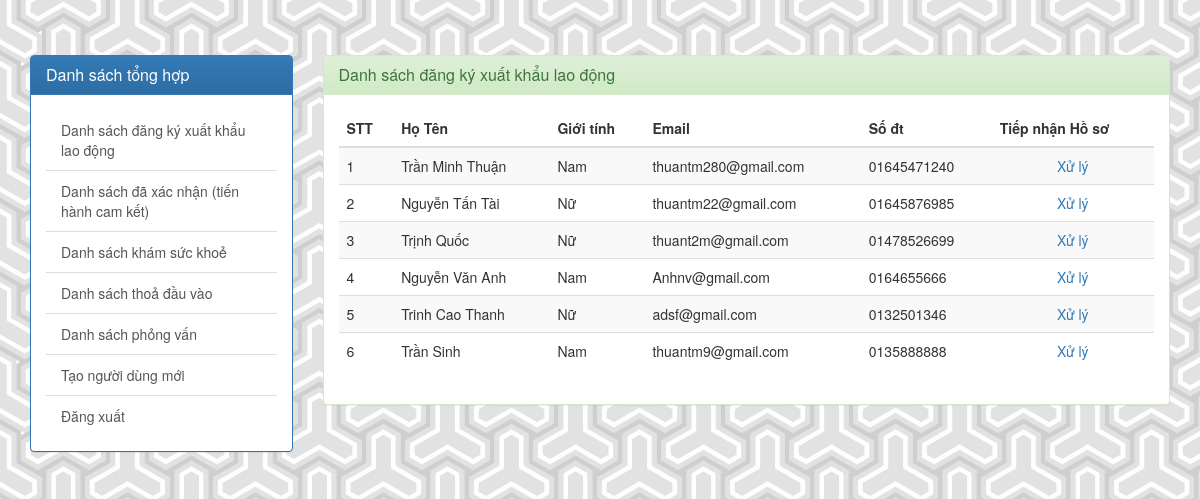
Page /list.php (signed in) on the committed database.
### tables this page shows
CREATE TABLE IF NOT EXISTS `dangky_tns` (
  `id_dk` int(11) NOT NULL AUTO_INCREMENT,
  `dk_hoten` varchar(255) NOT NULL,
  `dk_ngaysinh` int(11) DEFAULT NULL,
  `dk_gioitinh` int(11) NOT NULL DEFAULT '0',
  `dk_cmnd` varchar(255) NOT NULL,
  `dk_email` varchar(255) NOT NULL,
  `dk_sdt` varchar(255) NOT NULL,
  `dk_id_quocgia` int(11) NOT NULL,
  PRIMARY KEY (`id_dk`),
  KEY `fk_dangky_tns_quocgia` (`dk_id_quocgia`)
);

### violetq_debug/class.violetq.php (called while the page is built, shortened)
<?php
	function base_path($path = ''){
		$array = explode('/', $_SERVER['REQUEST_URI']);
		return '/' . $array['1'] . '/' . $path;
	}
?>

### db_connect.php (called while the page is built, shortened)
<?php
	include 'violetq_debug/class.violetq.php';
	function connect_db_mysql() {
		$mysqli = new mysqli("localhost", "root", "", "hqt-csdl");
		mysqli_set_charset($mysqli, "utf8");
		return $mysqli;
	}
	function db_query_load_data($query = '') {
		if(!empty($query)) {
			$con = connect_db_mysql();
			$result = mysqli_query($con, $query);
			if($result) {
				$rows = mysqli_fetch_all($result);
				return $rows;
			}
		}
		return '';
	}
?>

### list.php (the view, shortened to what this page needs)
<!DOCTYPE html>
<?php
	include_once 'db_connect.php';
?>
<?php if(isset($_SESSION['user_info'][1]) && filter_var($_SESSION['user_info'][1], FILTER_VALIDATE_EMAIL)) : ?>
<?php $data_tsn_dk = db_query_load_data("select * from dangky_tns;"); ?>
	<html>
		<head>
			<?php include 'load_css.php'; ?>
		</head>
		<body>
			<div class = "example">
				<div class="container">
					<div class="row">
						<div class="col-xs-3">
							<?php include 'menu_left.php'; ?>
						</div>
						<div class="col-xs-9">
							<div class="panel panel-success">
								<div class="panel-heading">
									<h3 class="panel-title">Danh sách đăng ký xuất khẩu lao động</h3>
								</div>
								<div class="panel-body">
									<table class="table table-striped">
										<thead>
											<tr>
												<th>STT</th>
												<th>Họ Tên</th>
												<th>Giới tính</th>
												<th>Email</th>
												<th>Số đt</th>
												<th>Tiếp nhận Hồ sơ</th>
											</tr>
										</thead>
										<tbody>
											<?php foreach($data_tsn_dk as $key => $tns) :  ?>
											<?php
												$gioitinh = ($tns[3] == 1) ? "Nam" : (($tns[3] == 2) ? "Nữ" : "Không xác định");
											?>
												<tr>
													<td><?php print $key+1 ; ?></td>
													<td><?php print $tns[1] ?></td>
													<td><?php print $gioitinh ?></td>
													<td><?php print $tns[5] ?></td>
													<td><?php print $tns[6] ?></td>
													<td class="text-center"><a href="<?php print base_path('xacnhandangky.php?id=' . $tns[0]); ?>">Xử lý</a></td>
												</tr>
											<?php endforeach; ?>
										</tbody>
									</table>
								</div>
							</div>
						</div>
					</div>
				</div>
			</div>
		</body>
	</html>
<?php else : ?>
	<?php header('Location: ' . base_path('login.php')); ?>
<?php endif ; ?>

### load_css.php (shortened to what this page needs)
<?php include_once 'violetq_debug/class.violetq.php'; ?>
<?php $path_css = base_path('css'); ?>
<link rel="stylesheet" type="text/css"  href="<?php print $path_css; ?>/bootstrap-theme.css">
<link rel="stylesheet" type="text/css"  href="<?php print $path_css; ?>/bootstrap-theme.min.css">
<link rel="stylesheet" type="text/css"  href="<?php print $path_css; ?>/bootstrap.css">
<link rel="stylesheet" type="text/css"  href="<?php print $path_css; ?>/bootstrap.min.css">
<link rel="stylesheet" type="text/css"  href="<?php print $path_css; ?>/datepicker.css">
<link rel="stylesheet" type="text/css"  href="<?php print $path_css; ?>/custom.css">

### menu_left.php
<div class="panel panel-primary">
	<div class="panel-heading">
		<h3 class="panel-title">Danh sách tổng hợp</h3>
	</div>
	<div class="panel-body list-group">
		<a href="<?php print base_path('list.php'); ?>" class="list-group-item">Danh sách đăng ký xuất khẩu lao động</a>
		<a href="<?php print base_path('list_daxacnhan.php'); ?>" class="list-group-item">Danh sách đã xác nhận (tiến hành cam kết)</a>
		<a href="<?php print base_path('list_cankhamsk.php'); ?>" class="list-group-item">Danh sách khám sức khoẻ</a>
		<a href="<?php print base_path('list_dauvao.php'); ?>" class="list-group-item">Danh sách thoả đầu vào</a>
		<a href="<?php print base_path('list_phongvan.php'); ?>" class="list-group-item">Danh sách phỏng vấn</a>
		<a href="taouser.php" class="list-group-item">Tạo người dùng mới</a>
		<a href="<?php print base_path('xulydangxuat.php'); ?>" class="list-group-item">Đăng xuất</a>
	</div>
</div>

### css/custom.css (style rules this page uses)
body { min-height: 1000px; padding-top: 50px; }
.example { margin: 5px; }

### rows in the picture
dangky_tns: dk_hoten "Trần Minh Thuận", dk_gioitinh "Nam", dk_email "thuantm280@gmail.com", dk_sdt "01645471240"
dangky_tns: dk_hoten "Nguyễn Tấn Tài", dk_gioitinh "Nữ", dk_email "thuantm22@gmail.com", dk_sdt "01645876985"
dangky_tns: dk_hoten "Trịnh Quốc", dk_gioitinh "Nữ", dk_email "thuant2m@gmail.com", dk_sdt "01478526699"
dangky_tns: dk_hoten "Nguyễn Văn Anh", dk_gioitinh "Nam", dk_email "Anhnv@gmail.com", dk_sdt "0164655666"
dangky_tns: dk_hoten "Trinh Cao Thanh", dk_gioitinh "Nữ", dk_email "adsf@gmail.com", dk_sdt "0132501346"
dangky_tns: dk_hoten "Trần Sinh", dk_gioitinh "Nam", dk_email "thuantm9@gmail.com", dk_sdt "0135888888"
